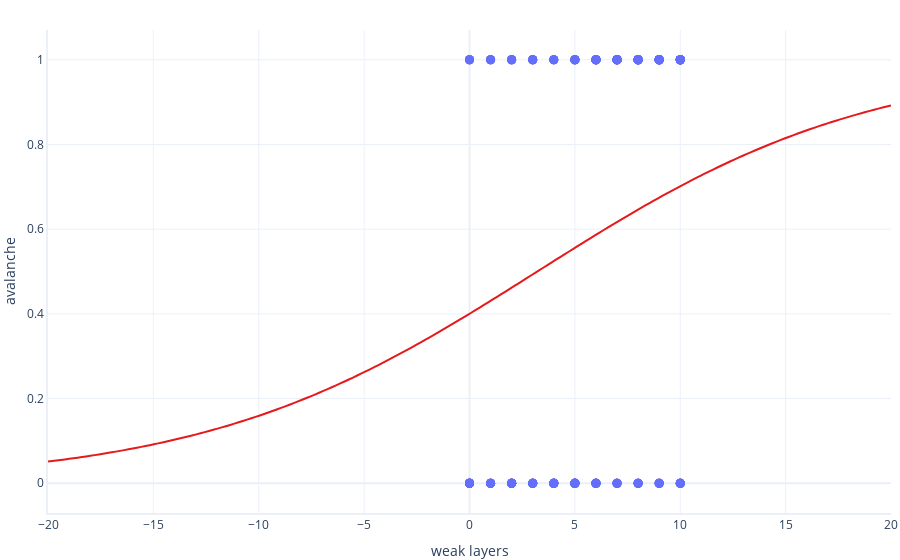

Notebook cell for this chart:
### Markdown cell above
It's hard to see the s-shape of the trendline, because the number of weak layers of snow, and the likelihood of an avalanche, are only weakly related. If we zoom out, we can get a slightly better view:

### Code cell
graphing.scatter_2D(test, label_x="weak_layers", label_y="avalanche", x_range=[-20,20], trendline=predict)
